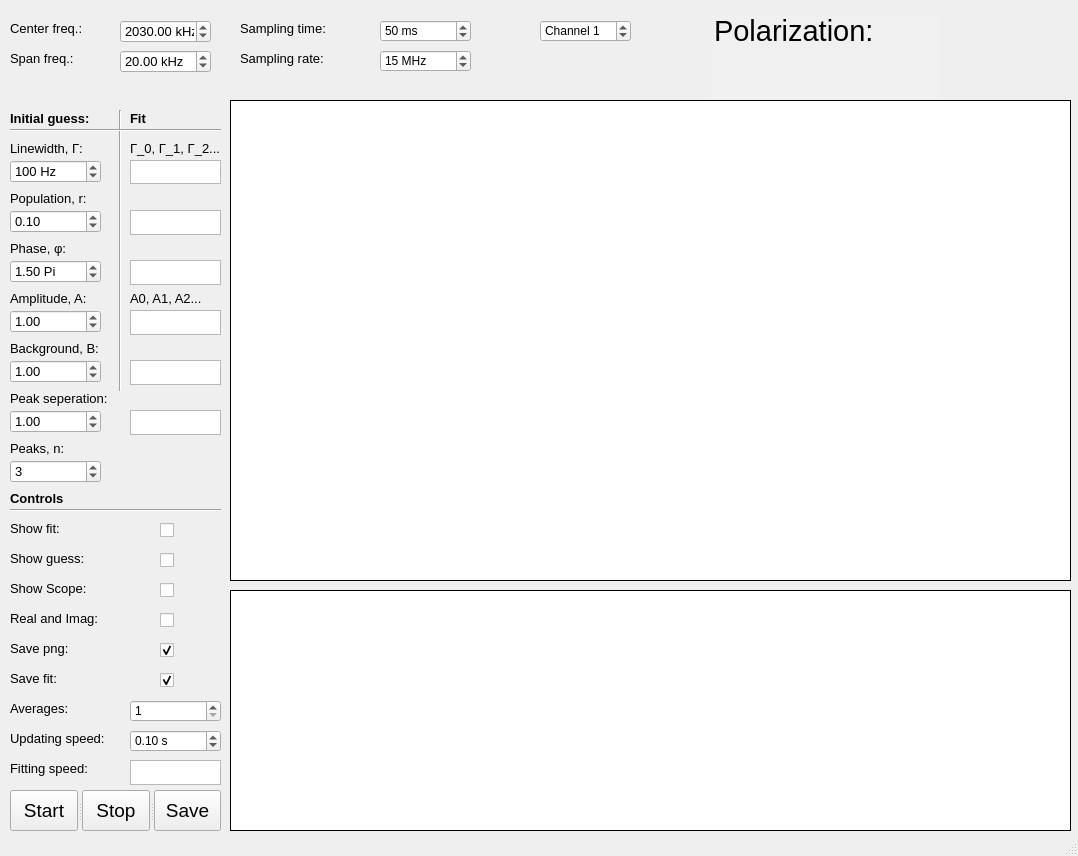
<?xml version="1.0" encoding="UTF-8"?>
<ui version="4.0">
 <class>MainWindow</class>
 <widget class="QMainWindow" name="MainWindow">
  <property name="enabled">
   <bool>true</bool>
  </property>
  <property name="geometry">
   <rect>
    <x>0</x>
    <y>0</y>
    <width>1078</width>
    <height>856</height>
   </rect>
  </property>
  <property name="cursor">
   <cursorShape>ArrowCursor</cursorShape>
  </property>
  <property name="windowTitle">
   <string>MainWindow</string>
  </property>
  <property name="windowOpacity">
   <double>10.000000000000000</double>
  </property>
  <widget class="QWidget" name="centralwidget">
   <widget class="QSplitter" name="splitter">
    <property name="geometry">
     <rect>
      <x>10</x>
      <y>790</y>
      <width>211</width>
      <height>41</height>
     </rect>
    </property>
    <property name="orientation">
     <enum>Qt::Horizontal</enum>
    </property>
    <widget class="QPushButton" name="pushButton_start">
     <property name="font">
      <font>
       <family>Segoe UI Historic</family>
       <pointsize>14</pointsize>
      </font>
     </property>
     <property name="text">
      <string>Start</string>
     </property>
    </widget>
    <widget class="QPushButton" name="pushButton_stop">
     <property name="font">
      <font>
       <family>Segoe UI Historic</family>
       <pointsize>14</pointsize>
      </font>
     </property>
     <property name="text">
      <string>Stop</string>
     </property>
    </widget>
    <widget class="QPushButton" name="pushButton_save">
     <property name="font">
      <font>
       <family>Segoe UI Historic</family>
       <pointsize>14</pointsize>
      </font>
     </property>
     <property name="text">
      <string>Save</string>
     </property>
    </widget>
   </widget>
   <widget class="QTextEdit" name="Polarization">
    <property name="geometry">
     <rect>
      <x>710</x>
      <y>10</y>
      <width>231</width>
      <height>111</height>
     </rect>
    </property>
    <property name="font">
     <font>
      <family>Segoe UI Historic</family>
      <pointsize>26</pointsize>
     </font>
    </property>
    <property name="focusPolicy">
     <enum>Qt::StrongFocus</enum>
    </property>
    <property name="toolTipDuration">
     <number>-1</number>
    </property>
    <property name="autoFillBackground">
     <bool>false</bool>
    </property>
    <property name="styleSheet">
     <string notr="true">background-color: rgb(240, 240, 240);
selection-color: rgb(240, 240, 240);
gridline-color: rgb(240, 240, 240);
border-color: rgb(240, 240, 240);
border-top-color: rgb(240, 240, 240);</string>
    </property>
    <property name="frameShape">
     <enum>QFrame::NoFrame</enum>
    </property>
    <property name="readOnly">
     <bool>true</bool>
    </property>
    <property name="html">
     <string>&lt;!DOCTYPE HTML PUBLIC &quot;-//W3C//DTD HTML 4.0//EN&quot; &quot;http://www.w3.org/TR/REC-html40/strict.dtd&quot;&gt;
&lt;html&gt;&lt;head&gt;&lt;meta name=&quot;qrichtext&quot; content=&quot;1&quot; /&gt;&lt;style type=&quot;text/css&quot;&gt;
p, li { white-space: pre-wrap; }
&lt;/style&gt;&lt;/head&gt;&lt;body style=&quot; font-family:'Segoe UI Historic'; font-size:26pt; font-weight:400; font-style:normal;&quot;&gt;
&lt;p style=&quot; margin-top:0px; margin-bottom:0px; margin-left:0px; margin-right:0px; -qt-block-indent:0; text-indent:0px;&quot;&gt;&lt;span style=&quot; font-family:'MS Shell Dlg 2'; font-size:22pt;&quot;&gt;Polarization:&lt;/span&gt;&lt;/p&gt;&lt;/body&gt;&lt;/html&gt;</string>
    </property>
   </widget>
   <widget class="QCheckBox" name="Show_guess">
    <property name="geometry">
     <rect>
      <x>160</x>
      <y>550</y>
      <width>21</width>
      <height>21</height>
     </rect>
    </property>
    <property name="text">
     <string/>
    </property>
    <property name="checked">
     <bool>false</bool>
    </property>
    <property name="tristate">
     <bool>false</bool>
    </property>
   </widget>
   <widget class="QLabel" name="Fit_8">
    <property name="geometry">
     <rect>
      <x>10</x>
      <y>700</y>
      <width>111</width>
      <height>17</height>
     </rect>
    </property>
    <property name="font">
     <font>
      <family>Segoe UI Historic</family>
      <pointsize>10</pointsize>
     </font>
    </property>
    <property name="text">
     <string>Averages:</string>
    </property>
   </widget>
   <widget class="Line" name="line">
    <property name="geometry">
     <rect>
      <x>110</x>
      <y>110</y>
      <width>20</width>
      <height>281</height>
     </rect>
    </property>
    <property name="layoutDirection">
     <enum>Qt::LeftToRight</enum>
    </property>
    <property name="orientation">
     <enum>Qt::Vertical</enum>
    </property>
   </widget>
   <widget class="QSpinBox" name="Averages">
    <property name="geometry">
     <rect>
      <x>130</x>
      <y>700</y>
      <width>91</width>
      <height>22</height>
     </rect>
    </property>
    <property name="minimum">
     <number>1</number>
    </property>
    <property name="maximum">
     <number>10000</number>
    </property>
    <property name="value">
     <number>1</number>
    </property>
   </widget>
   <widget class="QLabel" name="Fit_9">
    <property name="geometry">
     <rect>
      <x>10</x>
      <y>550</y>
      <width>81</width>
      <height>17</height>
     </rect>
    </property>
    <property name="font">
     <font>
      <family>Segoe UI Historic</family>
      <pointsize>10</pointsize>
     </font>
    </property>
    <property name="text">
     <string>Show guess:</string>
    </property>
   </widget>
   <widget class="Line" name="line_2">
    <property name="geometry">
     <rect>
      <x>10</x>
      <y>120</y>
      <width>211</width>
      <height>21</height>
     </rect>
    </property>
    <property name="orientation">
     <enum>Qt::Horizontal</enum>
    </property>
   </widget>
   <widget class="QLabel" name="StartFreq_2">
    <property name="geometry">
     <rect>
      <x>10</x>
      <y>20</y>
      <width>81</width>
      <height>17</height>
     </rect>
    </property>
    <property name="font">
     <font>
      <family>Segoe UI Historic</family>
      <pointsize>10</pointsize>
     </font>
    </property>
    <property name="text">
     <string>Center freq.:</string>
    </property>
   </widget>
   <widget class="QLabel" name="EndFreq_2">
    <property name="geometry">
     <rect>
      <x>10</x>
      <y>50</y>
      <width>71</width>
      <height>17</height>
     </rect>
    </property>
    <property name="font">
     <font>
      <family>Segoe UI Historic</family>
      <pointsize>10</pointsize>
     </font>
    </property>
    <property name="text">
     <string>Span freq.:</string>
    </property>
   </widget>
   <widget class="QDoubleSpinBox" name="Center_freq">
    <property name="geometry">
     <rect>
      <x>120</x>
      <y>20</y>
      <width>91</width>
      <height>23</height>
     </rect>
    </property>
    <property name="font">
     <font>
      <family>Segoe UI Historic</family>
      <pointsize>10</pointsize>
     </font>
    </property>
    <property name="keyboardTracking">
     <bool>false</bool>
    </property>
    <property name="suffix">
     <string> kHz</string>
    </property>
    <property name="maximum">
     <double>9999.000000000000000</double>
    </property>
    <property name="value">
     <double>2030.000000000000000</double>
    </property>
   </widget>
   <widget class="QDoubleSpinBox" name="Span_freq">
    <property name="geometry">
     <rect>
      <x>120</x>
      <y>50</y>
      <width>91</width>
      <height>23</height>
     </rect>
    </property>
    <property name="font">
     <font>
      <family>Segoe UI Historic</family>
      <pointsize>10</pointsize>
     </font>
    </property>
    <property name="keyboardTracking">
     <bool>false</bool>
    </property>
    <property name="suffix">
     <string> kHz</string>
    </property>
    <property name="maximum">
     <double>9999.000000000000000</double>
    </property>
    <property name="value">
     <double>20.000000000000000</double>
    </property>
   </widget>
   <widget class="QPlainTextEdit" name="Gamma_fit">
    <property name="geometry">
     <rect>
      <x>130</x>
      <y>160</y>
      <width>91</width>
      <height>24</height>
     </rect>
    </property>
    <property name="verticalScrollBarPolicy">
     <enum>Qt::ScrollBarAlwaysOff</enum>
    </property>
    <property name="horizontalScrollBarPolicy">
     <enum>Qt::ScrollBarAlwaysOff</enum>
    </property>
    <property name="readOnly">
     <bool>true</bool>
    </property>
   </widget>
   <widget class="QPlainTextEdit" name="r_fit">
    <property name="geometry">
     <rect>
      <x>130</x>
      <y>210</y>
      <width>91</width>
      <height>25</height>
     </rect>
    </property>
    <property name="verticalScrollBarPolicy">
     <enum>Qt::ScrollBarAlwaysOff</enum>
    </property>
    <property name="horizontalScrollBarPolicy">
     <enum>Qt::ScrollBarAlwaysOff</enum>
    </property>
    <property name="readOnly">
     <bool>true</bool>
    </property>
   </widget>
   <widget class="QLabel" name="Fit">
    <property name="geometry">
     <rect>
      <x>10</x>
      <y>140</y>
      <width>121</width>
      <height>17</height>
     </rect>
    </property>
    <property name="font">
     <font>
      <family>Segoe UI Historic</family>
      <pointsize>10</pointsize>
     </font>
    </property>
    <property name="text">
     <string>&lt;html&gt;&lt;head/&gt;&lt;body&gt;&lt;p&gt;Linewidth, Γ:&lt;/p&gt;&lt;/body&gt;&lt;/html&gt;</string>
    </property>
   </widget>
   <widget class="QLabel" name="Fit_5">
    <property name="geometry">
     <rect>
      <x>10</x>
      <y>240</y>
      <width>81</width>
      <height>17</height>
     </rect>
    </property>
    <property name="font">
     <font>
      <family>Segoe UI Historic</family>
      <pointsize>10</pointsize>
     </font>
    </property>
    <property name="text">
     <string>&lt;html&gt;&lt;head/&gt;&lt;body&gt;&lt;p&gt;Phase, φ:&lt;/p&gt;&lt;/body&gt;&lt;/html&gt;</string>
    </property>
   </widget>
   <widget class="QPlainTextEdit" name="A_fit">
    <property name="geometry">
     <rect>
      <x>130</x>
      <y>310</y>
      <width>91</width>
      <height>25</height>
     </rect>
    </property>
    <property name="verticalScrollBarPolicy">
     <enum>Qt::ScrollBarAlwaysOff</enum>
    </property>
    <property name="horizontalScrollBarPolicy">
     <enum>Qt::ScrollBarAlwaysOff</enum>
    </property>
    <property name="readOnly">
     <bool>true</bool>
    </property>
   </widget>
   <widget class="QLabel" name="Fit_7">
    <property name="geometry">
     <rect>
      <x>10</x>
      <y>440</y>
      <width>81</width>
      <height>17</height>
     </rect>
    </property>
    <property name="font">
     <font>
      <family>Segoe UI Historic</family>
      <pointsize>10</pointsize>
     </font>
    </property>
    <property name="text">
     <string>Peaks, n:</string>
    </property>
   </widget>
   <widget class="QDoubleSpinBox" name="n_scroll">
    <property name="geometry">
     <rect>
      <x>10</x>
      <y>460</y>
      <width>91</width>
      <height>23</height>
     </rect>
    </property>
    <property name="font">
     <font>
      <family>Segoe UI Historic</family>
      <pointsize>10</pointsize>
     </font>
    </property>
    <property name="suffix">
     <string/>
    </property>
    <property name="decimals">
     <number>0</number>
    </property>
    <property name="minimum">
     <double>1.000000000000000</double>
    </property>
    <property name="maximum">
     <double>8.000000000000000</double>
    </property>
    <property name="singleStep">
     <double>1.000000000000000</double>
    </property>
    <property name="value">
     <double>3.000000000000000</double>
    </property>
   </widget>
   <widget class="QLabel" name="Fit_2">
    <property name="geometry">
     <rect>
      <x>10</x>
      <y>190</y>
      <width>91</width>
      <height>17</height>
     </rect>
    </property>
    <property name="font">
     <font>
      <family>Segoe UI Historic</family>
      <pointsize>10</pointsize>
     </font>
    </property>
    <property name="text">
     <string>Population, r:</string>
    </property>
   </widget>
   <widget class="QDoubleSpinBox" name="phi_scroll">
    <property name="geometry">
     <rect>
      <x>10</x>
      <y>260</y>
      <width>91</width>
      <height>23</height>
     </rect>
    </property>
    <property name="font">
     <font>
      <family>Segoe UI Historic</family>
      <pointsize>10</pointsize>
     </font>
    </property>
    <property name="suffix">
     <string> Pi</string>
    </property>
    <property name="minimum">
     <double>-4.000000000000000</double>
    </property>
    <property name="maximum">
     <double>4.000000000000000</double>
    </property>
    <property name="singleStep">
     <double>0.010000000000000</double>
    </property>
    <property name="value">
     <double>1.500000000000000</double>
    </property>
   </widget>
   <widget class="QLabel" name="Fit_3">
    <property name="geometry">
     <rect>
      <x>10</x>
      <y>110</y>
      <width>79</width>
      <height>17</height>
     </rect>
    </property>
    <property name="font">
     <font>
      <family>Segoe UI</family>
      <pointsize>10</pointsize>
      <weight>75</weight>
      <bold>true</bold>
     </font>
    </property>
    <property name="text">
     <string>Initial guess:</string>
    </property>
   </widget>
   <widget class="QDoubleSpinBox" name="r_scroll">
    <property name="geometry">
     <rect>
      <x>10</x>
      <y>210</y>
      <width>91</width>
      <height>23</height>
     </rect>
    </property>
    <property name="font">
     <font>
      <family>Segoe UI Historic</family>
      <pointsize>10</pointsize>
     </font>
    </property>
    <property name="suffix">
     <string/>
    </property>
    <property name="maximum">
     <double>1.000000000000000</double>
    </property>
    <property name="singleStep">
     <double>0.010000000000000</double>
    </property>
    <property name="value">
     <double>0.100000000000000</double>
    </property>
   </widget>
   <widget class="QLabel" name="Fit_4">
    <property name="geometry">
     <rect>
      <x>130</x>
      <y>110</y>
      <width>16</width>
      <height>17</height>
     </rect>
    </property>
    <property name="font">
     <font>
      <family>Segoe UI</family>
      <pointsize>10</pointsize>
      <weight>75</weight>
      <bold>true</bold>
     </font>
    </property>
    <property name="text">
     <string>Fit</string>
    </property>
   </widget>
   <widget class="QLabel" name="Fit_6">
    <property name="geometry">
     <rect>
      <x>10</x>
      <y>290</y>
      <width>81</width>
      <height>17</height>
     </rect>
    </property>
    <property name="font">
     <font>
      <family>Segoe UI Historic</family>
      <pointsize>10</pointsize>
     </font>
    </property>
    <property name="text">
     <string>Amplitude, A:</string>
    </property>
   </widget>
   <widget class="QDoubleSpinBox" name="Gamma_scroll">
    <property name="geometry">
     <rect>
      <x>10</x>
      <y>160</y>
      <width>91</width>
      <height>23</height>
     </rect>
    </property>
    <property name="font">
     <font>
      <family>Segoe UI Historic</family>
      <pointsize>10</pointsize>
     </font>
    </property>
    <property name="suffix">
     <string> Hz</string>
    </property>
    <property name="decimals">
     <number>0</number>
    </property>
    <property name="maximum">
     <double>9999.000000000000000</double>
    </property>
    <property name="value">
     <double>100.000000000000000</double>
    </property>
   </widget>
   <widget class="QDoubleSpinBox" name="A_scroll">
    <property name="geometry">
     <rect>
      <x>10</x>
      <y>310</y>
      <width>91</width>
      <height>23</height>
     </rect>
    </property>
    <property name="font">
     <font>
      <family>Segoe UI Historic</family>
      <pointsize>10</pointsize>
     </font>
    </property>
    <property name="suffix">
     <string/>
    </property>
    <property name="minimum">
     <double>0.000000000000000</double>
    </property>
    <property name="maximum">
     <double>9999.000000000000000</double>
    </property>
    <property name="singleStep">
     <double>0.010000000000000</double>
    </property>
    <property name="value">
     <double>1.000000000000000</double>
    </property>
   </widget>
   <widget class="QPlainTextEdit" name="phi_fit">
    <property name="geometry">
     <rect>
      <x>130</x>
      <y>260</y>
      <width>91</width>
      <height>25</height>
     </rect>
    </property>
    <property name="verticalScrollBarPolicy">
     <enum>Qt::ScrollBarAlwaysOff</enum>
    </property>
    <property name="horizontalScrollBarPolicy">
     <enum>Qt::ScrollBarAlwaysOff</enum>
    </property>
    <property name="readOnly">
     <bool>true</bool>
    </property>
   </widget>
   <widget class="QLabel" name="Fit_10">
    <property name="geometry">
     <rect>
      <x>10</x>
      <y>730</y>
      <width>111</width>
      <height>17</height>
     </rect>
    </property>
    <property name="font">
     <font>
      <family>Segoe UI Historic</family>
      <pointsize>10</pointsize>
     </font>
    </property>
    <property name="text">
     <string>Updating speed:</string>
    </property>
   </widget>
   <widget class="QDoubleSpinBox" name="Updating_speed">
    <property name="geometry">
     <rect>
      <x>130</x>
      <y>730</y>
      <width>91</width>
      <height>22</height>
     </rect>
    </property>
    <property name="suffix">
     <string> s</string>
    </property>
    <property name="minimum">
     <double>0.010000000000000</double>
    </property>
    <property name="maximum">
     <double>999.000000000000000</double>
    </property>
    <property name="singleStep">
     <double>0.100000000000000</double>
    </property>
    <property name="value">
     <double>0.100000000000000</double>
    </property>
   </widget>
   <widget class="Line" name="line_3">
    <property name="geometry">
     <rect>
      <x>10</x>
      <y>500</y>
      <width>211</width>
      <height>21</height>
     </rect>
    </property>
    <property name="orientation">
     <enum>Qt::Horizontal</enum>
    </property>
   </widget>
   <widget class="QLabel" name="Fit_11">
    <property name="geometry">
     <rect>
      <x>10</x>
      <y>490</y>
      <width>79</width>
      <height>17</height>
     </rect>
    </property>
    <property name="font">
     <font>
      <family>Segoe UI</family>
      <pointsize>10</pointsize>
      <weight>75</weight>
      <bold>true</bold>
     </font>
    </property>
    <property name="text">
     <string>Controls</string>
    </property>
   </widget>
   <widget class="PlotWidget" name="graphicsView">
    <property name="geometry">
     <rect>
      <x>230</x>
      <y>100</y>
      <width>841</width>
      <height>481</height>
     </rect>
    </property>
    <property name="sizePolicy">
     <sizepolicy hsizetype="Preferred" vsizetype="Preferred">
      <horstretch>100</horstretch>
      <verstretch>100</verstretch>
     </sizepolicy>
    </property>
    <property name="autoFillBackground">
     <bool>false</bool>
    </property>
    <property name="frameShape">
     <enum>QFrame::Box</enum>
    </property>
    <property name="frameShadow">
     <enum>QFrame::Plain</enum>
    </property>
    <property name="midLineWidth">
     <number>0</number>
    </property>
    <property name="sizeAdjustPolicy">
     <enum>QAbstractScrollArea::AdjustIgnored</enum>
    </property>
   </widget>
   <widget class="QLabel" name="Fit_12">
    <property name="geometry">
     <rect>
      <x>10</x>
      <y>640</y>
      <width>81</width>
      <height>17</height>
     </rect>
    </property>
    <property name="font">
     <font>
      <family>Segoe UI Historic</family>
      <pointsize>10</pointsize>
     </font>
    </property>
    <property name="text">
     <string>Save png:</string>
    </property>
   </widget>
   <widget class="QCheckBox" name="Save_png">
    <property name="geometry">
     <rect>
      <x>160</x>
      <y>640</y>
      <width>21</width>
      <height>21</height>
     </rect>
    </property>
    <property name="text">
     <string/>
    </property>
    <property name="checked">
     <bool>true</bool>
    </property>
    <property name="tristate">
     <bool>false</bool>
    </property>
   </widget>
   <widget class="QLabel" name="Fit_13">
    <property name="geometry">
     <rect>
      <x>10</x>
      <y>670</y>
      <width>81</width>
      <height>17</height>
     </rect>
    </property>
    <property name="font">
     <font>
      <family>Segoe UI Historic</family>
      <pointsize>10</pointsize>
     </font>
    </property>
    <property name="text">
     <string>Save fit:</string>
    </property>
   </widget>
   <widget class="QCheckBox" name="Save_fit">
    <property name="geometry">
     <rect>
      <x>160</x>
      <y>670</y>
      <width>21</width>
      <height>21</height>
     </rect>
    </property>
    <property name="text">
     <string/>
    </property>
    <property name="checked">
     <bool>true</bool>
    </property>
    <property name="tristate">
     <bool>false</bool>
    </property>
   </widget>
   <widget class="QLabel" name="Fit_14">
    <property name="geometry">
     <rect>
      <x>10</x>
      <y>520</y>
      <width>81</width>
      <height>17</height>
     </rect>
    </property>
    <property name="font">
     <font>
      <family>Segoe UI Historic</family>
      <pointsize>10</pointsize>
     </font>
    </property>
    <property name="text">
     <string>Show fit:</string>
    </property>
   </widget>
   <widget class="QCheckBox" name="Show_fit">
    <property name="geometry">
     <rect>
      <x>160</x>
      <y>520</y>
      <width>21</width>
      <height>21</height>
     </rect>
    </property>
    <property name="text">
     <string/>
    </property>
    <property name="checked">
     <bool>false</bool>
    </property>
    <property name="tristate">
     <bool>false</bool>
    </property>
   </widget>
   <widget class="QLabel" name="Fit_15">
    <property name="geometry">
     <rect>
      <x>10</x>
      <y>760</y>
      <width>111</width>
      <height>17</height>
     </rect>
    </property>
    <property name="font">
     <font>
      <family>Segoe UI Historic</family>
      <pointsize>10</pointsize>
     </font>
    </property>
    <property name="text">
     <string>Fitting speed:</string>
    </property>
   </widget>
   <widget class="QPlainTextEdit" name="Fit_speed">
    <property name="geometry">
     <rect>
      <x>130</x>
      <y>760</y>
      <width>91</width>
      <height>25</height>
     </rect>
    </property>
    <property name="verticalScrollBarPolicy">
     <enum>Qt::ScrollBarAlwaysOff</enum>
    </property>
    <property name="horizontalScrollBarPolicy">
     <enum>Qt::ScrollBarAlwaysOff</enum>
    </property>
    <property name="readOnly">
     <bool>true</bool>
    </property>
   </widget>
   <widget class="QSpinBox" name="SamplingTime">
    <property name="geometry">
     <rect>
      <x>380</x>
      <y>20</y>
      <width>91</width>
      <height>22</height>
     </rect>
    </property>
    <property name="suffix">
     <string> ms</string>
    </property>
    <property name="maximum">
     <number>1000</number>
    </property>
    <property name="singleStep">
     <number>1</number>
    </property>
    <property name="value">
     <number>50</number>
    </property>
   </widget>
   <widget class="QLabel" name="StartFreq_3">
    <property name="geometry">
     <rect>
      <x>240</x>
      <y>20</y>
      <width>121</width>
      <height>17</height>
     </rect>
    </property>
    <property name="font">
     <font>
      <family>Segoe UI Historic</family>
      <pointsize>10</pointsize>
     </font>
    </property>
    <property name="text">
     <string>Sampling time:</string>
    </property>
   </widget>
   <widget class="QLabel" name="StartFreq_4">
    <property name="geometry">
     <rect>
      <x>240</x>
      <y>50</y>
      <width>121</width>
      <height>17</height>
     </rect>
    </property>
    <property name="font">
     <font>
      <family>Segoe UI Historic</family>
      <pointsize>10</pointsize>
     </font>
    </property>
    <property name="text">
     <string>Sampling rate:</string>
    </property>
   </widget>
   <widget class="QSpinBox" name="SamplingRate">
    <property name="geometry">
     <rect>
      <x>380</x>
      <y>50</y>
      <width>91</width>
      <height>22</height>
     </rect>
    </property>
    <property name="suffix">
     <string> MHz</string>
    </property>
    <property name="prefix">
     <string/>
    </property>
    <property name="minimum">
     <number>1</number>
    </property>
    <property name="maximum">
     <number>30</number>
    </property>
    <property name="singleStep">
     <number>1</number>
    </property>
    <property name="value">
     <number>15</number>
    </property>
    <property name="displayIntegerBase">
     <number>10</number>
    </property>
   </widget>
   <widget class="QSpinBox" name="Channel">
    <property name="geometry">
     <rect>
      <x>540</x>
      <y>20</y>
      <width>91</width>
      <height>22</height>
     </rect>
    </property>
    <property name="suffix">
     <string/>
    </property>
    <property name="prefix">
     <string>Channel </string>
    </property>
    <property name="maximum">
     <number>4</number>
    </property>
    <property name="singleStep">
     <number>1</number>
    </property>
    <property name="value">
     <number>1</number>
    </property>
    <property name="displayIntegerBase">
     <number>10</number>
    </property>
   </widget>
   <widget class="PlotWidget" name="graphicsViewScope">
    <property name="geometry">
     <rect>
      <x>230</x>
      <y>590</y>
      <width>841</width>
      <height>241</height>
     </rect>
    </property>
    <property name="sizePolicy">
     <sizepolicy hsizetype="Preferred" vsizetype="Preferred">
      <horstretch>100</horstretch>
      <verstretch>100</verstretch>
     </sizepolicy>
    </property>
    <property name="autoFillBackground">
     <bool>false</bool>
    </property>
    <property name="frameShape">
     <enum>QFrame::Box</enum>
    </property>
    <property name="frameShadow">
     <enum>QFrame::Plain</enum>
    </property>
    <property name="midLineWidth">
     <number>0</number>
    </property>
    <property name="sizeAdjustPolicy">
     <enum>QAbstractScrollArea::AdjustIgnored</enum>
    </property>
   </widget>
   <widget class="QLabel" name="Fit_17">
    <property name="geometry">
     <rect>
      <x>10</x>
      <y>340</y>
      <width>91</width>
      <height>17</height>
     </rect>
    </property>
    <property name="font">
     <font>
      <family>Segoe UI Historic</family>
      <pointsize>10</pointsize>
     </font>
    </property>
    <property name="text">
     <string>Background, B:</string>
    </property>
   </widget>
   <widget class="QPlainTextEdit" name="B_fit">
    <property name="geometry">
     <rect>
      <x>130</x>
      <y>360</y>
      <width>91</width>
      <height>25</height>
     </rect>
    </property>
    <property name="verticalScrollBarPolicy">
     <enum>Qt::ScrollBarAlwaysOff</enum>
    </property>
    <property name="horizontalScrollBarPolicy">
     <enum>Qt::ScrollBarAlwaysOff</enum>
    </property>
    <property name="readOnly">
     <bool>true</bool>
    </property>
   </widget>
   <widget class="QDoubleSpinBox" name="B_scroll">
    <property name="geometry">
     <rect>
      <x>10</x>
      <y>360</y>
      <width>91</width>
      <height>23</height>
     </rect>
    </property>
    <property name="font">
     <font>
      <family>Segoe UI Historic</family>
      <pointsize>10</pointsize>
     </font>
    </property>
    <property name="suffix">
     <string/>
    </property>
    <property name="minimum">
     <double>0.000000000000000</double>
    </property>
    <property name="maximum">
     <double>9999.000000000000000</double>
    </property>
    <property name="singleStep">
     <double>0.010000000000000</double>
    </property>
    <property name="value">
     <double>1.000000000000000</double>
    </property>
   </widget>
   <widget class="QLabel" name="Fit_18">
    <property name="geometry">
     <rect>
      <x>10</x>
      <y>580</y>
      <width>81</width>
      <height>17</height>
     </rect>
    </property>
    <property name="font">
     <font>
      <family>Segoe UI Historic</family>
      <pointsize>10</pointsize>
     </font>
    </property>
    <property name="text">
     <string>Show Scope:</string>
    </property>
   </widget>
   <widget class="QCheckBox" name="Show_scope">
    <property name="geometry">
     <rect>
      <x>160</x>
      <y>580</y>
      <width>21</width>
      <height>21</height>
     </rect>
    </property>
    <property name="text">
     <string/>
    </property>
    <property name="checked">
     <bool>false</bool>
    </property>
    <property name="tristate">
     <bool>false</bool>
    </property>
   </widget>
   <widget class="QCheckBox" name="Show_R_I">
    <property name="geometry">
     <rect>
      <x>160</x>
      <y>610</y>
      <width>21</width>
      <height>21</height>
     </rect>
    </property>
    <property name="text">
     <string/>
    </property>
    <property name="checked">
     <bool>false</bool>
    </property>
    <property name="tristate">
     <bool>false</bool>
    </property>
   </widget>
   <widget class="QLabel" name="Fit_19">
    <property name="geometry">
     <rect>
      <x>10</x>
      <y>610</y>
      <width>101</width>
      <height>17</height>
     </rect>
    </property>
    <property name="font">
     <font>
      <family>Segoe UI Historic</family>
      <pointsize>10</pointsize>
     </font>
    </property>
    <property name="text">
     <string>Real and Imag:</string>
    </property>
   </widget>
   <widget class="QLabel" name="Fit_20">
    <property name="geometry">
     <rect>
      <x>130</x>
      <y>290</y>
      <width>81</width>
      <height>17</height>
     </rect>
    </property>
    <property name="font">
     <font>
      <family>Segoe UI Historic</family>
      <pointsize>10</pointsize>
     </font>
    </property>
    <property name="text">
     <string>A0, A1, A2...</string>
    </property>
   </widget>
   <widget class="QLabel" name="Fit_21">
    <property name="geometry">
     <rect>
      <x>130</x>
      <y>140</y>
      <width>121</width>
      <height>17</height>
     </rect>
    </property>
    <property name="font">
     <font>
      <family>Segoe UI Historic</family>
      <pointsize>10</pointsize>
     </font>
    </property>
    <property name="text">
     <string>&lt;html&gt;&lt;head/&gt;&lt;body&gt;&lt;p&gt;Γ_0, Γ_1, Γ_2...&lt;/p&gt;&lt;/body&gt;&lt;/html&gt;</string>
    </property>
   </widget>
   <widget class="QPlainTextEdit" name="D_fit">
    <property name="geometry">
     <rect>
      <x>130</x>
      <y>410</y>
      <width>91</width>
      <height>25</height>
     </rect>
    </property>
    <property name="verticalScrollBarPolicy">
     <enum>Qt::ScrollBarAlwaysOff</enum>
    </property>
    <property name="horizontalScrollBarPolicy">
     <enum>Qt::ScrollBarAlwaysOff</enum>
    </property>
    <property name="readOnly">
     <bool>true</bool>
    </property>
   </widget>
   <widget class="QLabel" name="Fit_22">
    <property name="geometry">
     <rect>
      <x>10</x>
      <y>390</y>
      <width>111</width>
      <height>17</height>
     </rect>
    </property>
    <property name="font">
     <font>
      <family>Segoe UI Historic</family>
      <pointsize>10</pointsize>
     </font>
    </property>
    <property name="text">
     <string>Peak seperation:</string>
    </property>
   </widget>
   <widget class="QDoubleSpinBox" name="D_scroll">
    <property name="geometry">
     <rect>
      <x>10</x>
      <y>410</y>
      <width>91</width>
      <height>23</height>
     </rect>
    </property>
    <property name="font">
     <font>
      <family>Segoe UI Historic</family>
      <pointsize>10</pointsize>
     </font>
    </property>
    <property name="suffix">
     <string/>
    </property>
    <property name="minimum">
     <double>0.000000000000000</double>
    </property>
    <property name="maximum">
     <double>9999.000000000000000</double>
    </property>
    <property name="singleStep">
     <double>0.010000000000000</double>
    </property>
    <property name="value">
     <double>1.000000000000000</double>
    </property>
   </widget>
  </widget>
  <widget class="QStatusBar" name="statusbar"/>
 </widget>
 <customwidgets>
  <customwidget>
   <class>PlotWidget</class>
   <extends>QGraphicsView</extends>
   <header>pyqtgraph</header>
  </customwidget>
 </customwidgets>
 <resources/>
 <connections/>
</ui>
